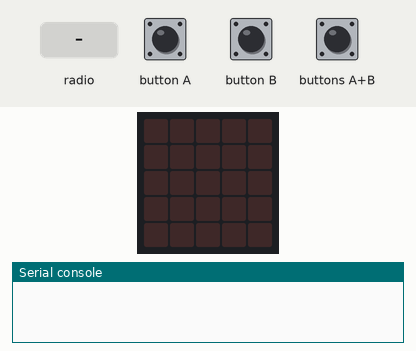
Recording of a program running on a simulated BBC micro:bit (MakeCode). Shown: the board's 5×5 LED display, the last lines printed to the serial console. The inputs (shaded band) are chosen by the test bench. No radio messages arrive unless stated (any console line starting 'radio sent:' is added by the test bench).

Above: at 1.2 s.
1.3 s: button A pressed for 0.15 s
At 2.0 s:
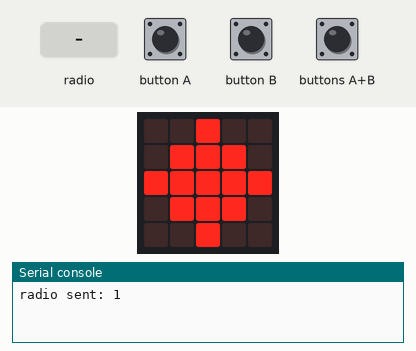
2.9 s: button B pressed for 0.15 s
At 4.2 s:
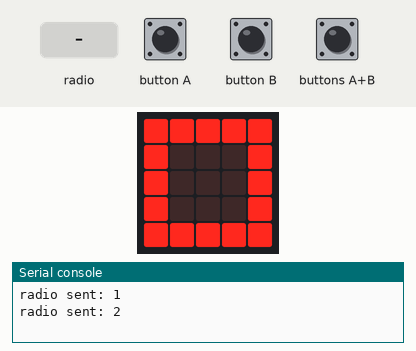
4.5 s: buttons A+B pressed for 0.15 s
At 5.6 s:
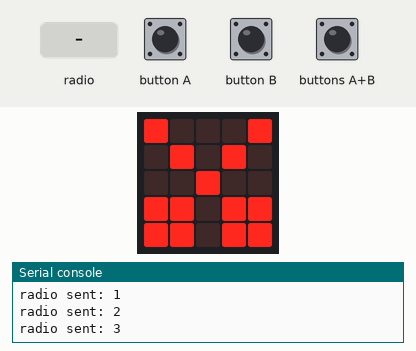
6.1 s: radio message "1" arrives
At 8.8 s:
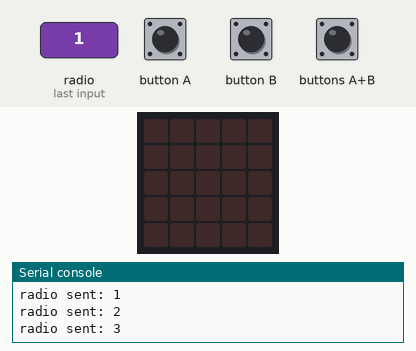
9.1 s: buttons A+B pressed for 1 s
At 10.4 s:
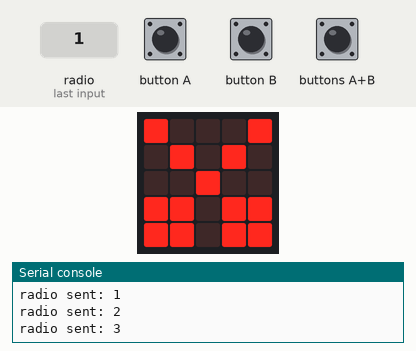
11.6 s: radio message "2" arrives
At 14.2 s:
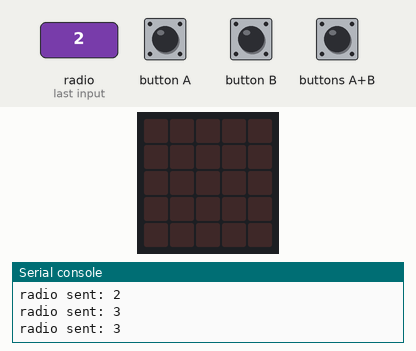
Timing chart, 0 to 15.6 s (numbered marks = the images above; inputs shaded):
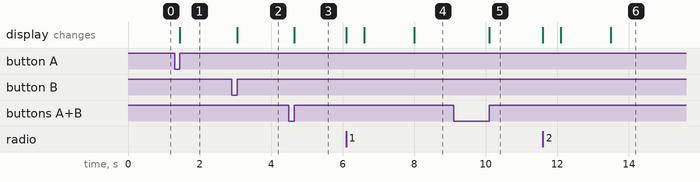

Measured:
- after the input at 1.3 s, the display: changes after 0.15 s (image 1)
- after the input at 2.9 s, the display: changes after 0.15 s (image 2)
- after the input at 4.5 s, the display: changes after 0.15 s (image 3)
- after the input at 6.1 s, the display: changes at once (image 4)
- after the input at 9.1 s, the display: changes after 1.0 s (image 5)
- after the input at 11.6 s, the display: changes at once (image 6)

The program:

main.ts
```typescript
radio.onReceivedNumber(function (receivedNumber) {
    while (enviado == 0) {
        basic.pause(100)
    }
    basic.clearScreen()
    basic.pause(500)
    if (receivedNumber == 1) {
        basic.showLeds(`
            . . # . .
            . # # # .
            # # # # #
            . # # # .
            . . # . .
            `)
    } else if (receivedNumber == 2) {
        basic.showLeds(`
            # # # # #
            # . . . #
            # . . . #
            # . . . #
            # # # # #
            `)
    } else {
        basic.showLeds(`
            # . . . #
            . # . # .
            . . # . .
            # # . # #
            # # . # #
            `)
    }
    basic.pause(1000)
    enviado = 0
    basic.clearScreen()
})
input.onButtonPressed(Button.A, function () {
    basic.showLeds(`
        . . # . .
        . # # # .
        # # # # #
        . # # # .
        . . # . .
        `)
    radio.sendNumber(1)
    basic.pause(1000)
    enviado = 1
})
input.onButtonPressed(Button.AB, function () {
    basic.showLeds(`
        # . . . #
        . # . # .
        . . # . .
        # # . # #
        # # . # #
        `)
    radio.sendNumber(3)
    basic.pause(1000)
    enviado = 1
})
input.onButtonPressed(Button.B, function () {
    basic.showLeds(`
        # # # # #
        # . . . #
        # . . . #
        # . . . #
        # # # # #
        `)
    radio.sendNumber(2)
    basic.pause(1000)
    enviado = 1
})
let enviado = 0
radio.setGroup(1)
basic.forever(function () {

})
```

test.ts
```typescript
// aquí va el archivo "tests"; esto no se compilará cuando este paquete se utilice como una extensión.
```
